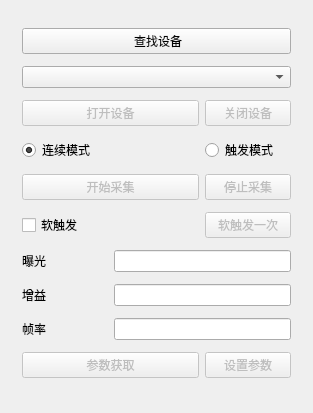
<?xml version="1.0" encoding="UTF-8"?>
<ui version="4.0">
 <class>MainWindow</class>
 <widget class="QWidget" name="MainWindow">
  <property name="geometry">
   <rect>
    <x>0</x>
    <y>0</y>
    <width>313</width>
    <height>413</height>
   </rect>
  </property>
  <property name="windowTitle">
   <string>MainWindow</string>
  </property>
  <layout class="QGridLayout" name="gridLayout_2">
   <item row="0" column="0">
    <widget class="QWidget" name="centralWidget" native="true">
     <layout class="QGridLayout" name="gridLayout">
      <item row="4" column="0" colspan="2">
       <widget class="QPushButton" name="OpenButton">
        <property name="enabled">
         <bool>false</bool>
        </property>
        <property name="text">
         <string>打开设备</string>
        </property>
       </widget>
      </item>
      <item row="8" column="0">
       <widget class="QLabel" name="ExposureLabel">
        <property name="text">
         <string>曝光</string>
        </property>
       </widget>
      </item>
      <item row="5" column="0" colspan="2">
       <widget class="QRadioButton" name="ContinuesRadioButton">
        <property name="enabled">
         <bool>true</bool>
        </property>
        <property name="text">
         <string>连续模式</string>
        </property>
        <property name="checked">
         <bool>true</bool>
        </property>
       </widget>
      </item>
      <item row="6" column="0" colspan="2">
       <widget class="QPushButton" name="StartGrabbingButton">
        <property name="enabled">
         <bool>false</bool>
        </property>
        <property name="text">
         <string>开始采集</string>
        </property>
       </widget>
      </item>
      <item row="7" column="0" colspan="2">
       <widget class="QCheckBox" name="checkBox">
        <property name="text">
         <string>软触发</string>
        </property>
       </widget>
      </item>
      <item row="2" column="0" colspan="3">
       <widget class="QComboBox" name="comboBox"/>
      </item>
      <item row="11" column="0" colspan="2">
       <widget class="QPushButton" name="GetParamButton">
        <property name="enabled">
         <bool>false</bool>
        </property>
        <property name="text">
         <string>参数获取</string>
        </property>
       </widget>
      </item>
      <item row="5" column="2">
       <widget class="QRadioButton" name="HardwareRadioButton">
        <property name="text">
         <string>触发模式</string>
        </property>
       </widget>
      </item>
      <item row="4" column="2">
       <widget class="QPushButton" name="CloseButton">
        <property name="enabled">
         <bool>false</bool>
        </property>
        <property name="text">
         <string>关闭设备</string>
        </property>
       </widget>
      </item>
      <item row="10" column="0">
       <widget class="QLabel" name="FrameRateLabel">
        <property name="text">
         <string>帧率</string>
        </property>
       </widget>
      </item>
      <item row="9" column="0">
       <widget class="QLabel" name="GainLabel">
        <property name="text">
         <string>增益</string>
        </property>
       </widget>
      </item>
      <item row="8" column="1" colspan="2">
       <widget class="QLineEdit" name="ExposureLineEdit"/>
      </item>
      <item row="6" column="2">
       <widget class="QPushButton" name="StopGrabbingButton">
        <property name="enabled">
         <bool>false</bool>
        </property>
        <property name="text">
         <string>停止采集</string>
        </property>
       </widget>
      </item>
      <item row="7" column="2">
       <widget class="QPushButton" name="SoftwareButton">
        <property name="enabled">
         <bool>false</bool>
        </property>
        <property name="text">
         <string>软触发一次</string>
        </property>
       </widget>
      </item>
      <item row="1" column="0" colspan="3">
       <widget class="QPushButton" name="EnumButton">
        <property name="text">
         <string> 查找设备</string>
        </property>
       </widget>
      </item>
      <item row="10" column="1" colspan="2">
       <widget class="QLineEdit" name="FrameRateLineEdit"/>
      </item>
      <item row="11" column="2">
       <widget class="QPushButton" name="SetParamButton">
        <property name="enabled">
         <bool>false</bool>
        </property>
        <property name="text">
         <string>设置参数</string>
        </property>
       </widget>
      </item>
      <item row="9" column="1" colspan="2">
       <widget class="QLineEdit" name="GainLineEdit"/>
      </item>
     </layout>
    </widget>
   </item>
  </layout>
 </widget>
 <layoutdefault spacing="6" margin="11"/>
 <resources/>
 <connections/>
</ui>
